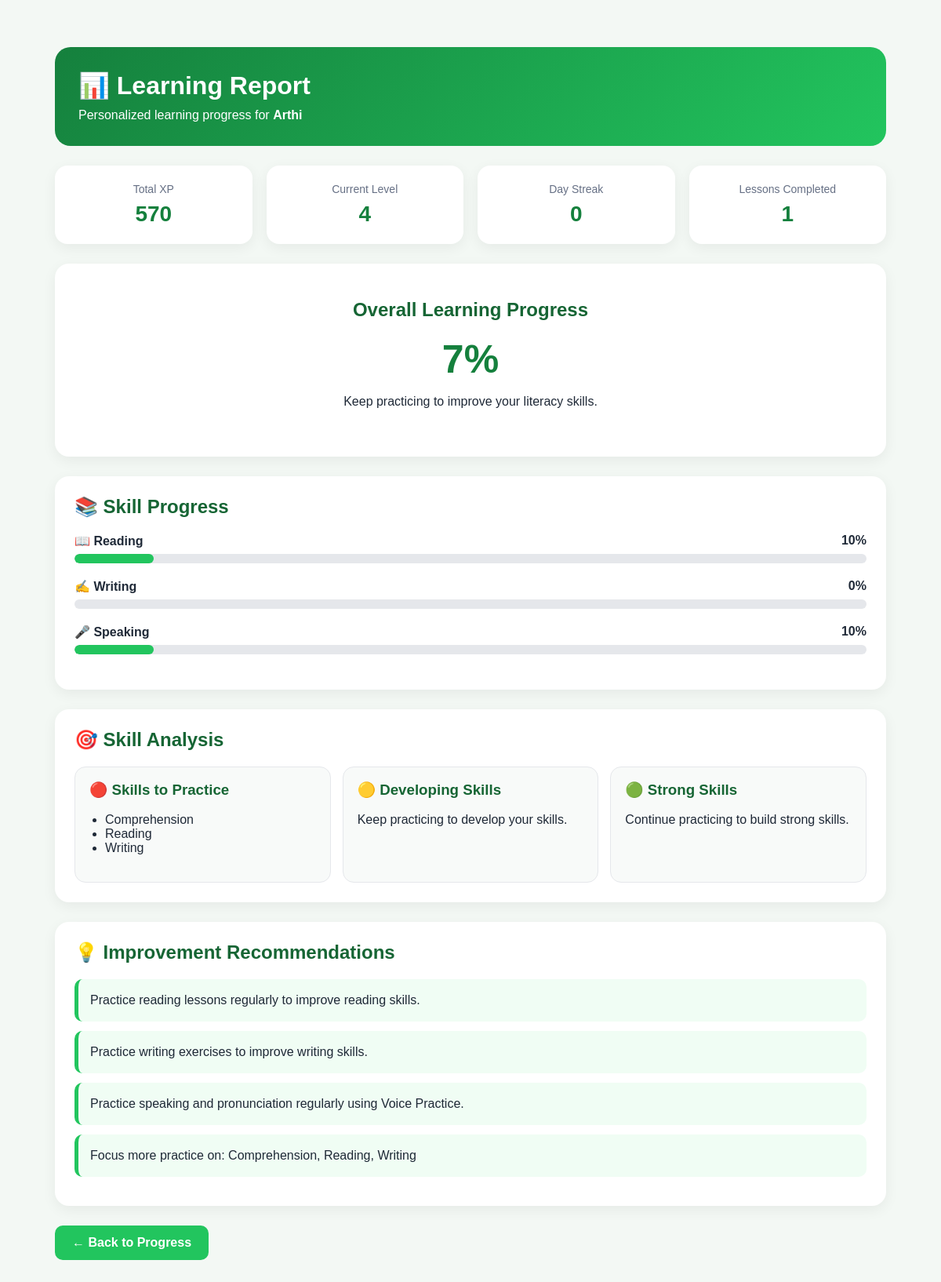
The page /learning-report (signed in) on the database its author committed.
### tables this page shows
CREATE TABLE users (

            id INTEGER PRIMARY KEY AUTOINCREMENT,

            name TEXT NOT NULL,

            email TEXT UNIQUE NOT NULL,

            password TEXT NOT NULL,

            preferred_language TEXT NOT NULL,

            learning_language TEXT NOT NULL,

            xp INTEGER DEFAULT 0,

            streak INTEGER DEFAULT 0,

            level INTEGER DEFAULT 1

        );

### app.py (the view)
@app.route("/learning-report")
def learning_report():
    if "user_id" not in session:
        return redirect("/login")
    report = generate_learning_report(
        session["user_id"]
    )
    return render_template(
        "learning_report.html",
        report=report
    )

### app.py (called while the page is built, shortened)
def get_current_language():
    if "user_id" not in session:
        return "English"
    if "preferred_language" in session:
        language = session["preferred_language"]
        if language in TRANSLATIONS:
            return language

def get_learning_language():
    if "user_id" not in session:
        return "English"
    try:
        connection = get_db_connection()
        user = connection.execute(
            """
            SELECT learning_language
            FROM users
            WHERE id = ?
            """,
            (session["user_id"],)
        ).fetchone()
        connection.close()
        if user and user["learning_language"]:
            language = user["learning_language"].strip()
            return language
    except Exception as e:
        print("Learning language error:", e)
    return "English"

def get_db_connection():
    connection = sqlite3.connect(DATABASE)
    connection.row_factory = sqlite3.Row
    return connection

@app.context_processor
def inject_language():
    preferred_language = get_current_language()
    learning_language = get_learning_language()
    return {
        "t": translate,
        "current_language": preferred_language,
        "preferred_language": preferred_language,
        "learning_language": learning_language
    }

### templates/learning_report.html (shortened to what this page needs)
<!DOCTYPE html>
<html lang="en">
<head>
</head>
<body>
<div class="container">
    <div class="header">
        <h1>
            📊 Learning Report
        </h1>
        <p>
            Personalized learning progress for
            <strong>
                {{ report.learner_name }}
            </strong>
        </p>
    </div>
    <div class="stats">
        <div class="stat-card">
            <span>Total XP</span>
            <strong>
                {{ report.xp }}
            </strong>
        </div>
        <div class="stat-card">
            <span>Current Level</span>
            <strong>
                {{ report.level }}
            </strong>
        </div>
        <div class="stat-card">
            <span>Day Streak</span>
            <strong>
                {{ report.streak }}
            </strong>
        </div>
        <div class="stat-card">
            <span>Lessons Completed</span>
            <strong>
                {{ report.completed_lessons }}
            </strong>
        </div>
    </div>
    <div class="card">
        <div class="overall">
            <h2>
                Overall Learning Progress
            </h2>
            <div class="overall-number">
                {{ report.overall }}%
            </div>
            <p>
                Keep practicing to improve your literacy skills.
            </p>
        </div>
    </div>
    <div class="card">
        <h2>
            📚 Skill Progress
        </h2>
        <div class="progress-row">
            <div class="progress-header">
                <span>📖 Reading</span>
                <span>
                    {{ report.reading }}%
                </span>
            </div>
            <div class="progress-bar">
                <div class="progress-fill"
                     style="width: {{ report.reading }}%;">
                </div>
            </div>
        </div>
        <div class="progress-row">
            <div class="progress-header">
                <span>✍️ Writing</span>
                <span>
                    {{ report.writing }}%
                </span>
            </div>
            <div class="progress-bar">
            </div>
        </div>
        <div class="progress-row">
            <div class="progress-header">
                <span>🎤 Speaking</span>
                <span>
                    {{ report.speaking }}%
                </span>
            </div>
            <div class="progress-bar">
                <div class="progress-fill"
                     style="width: {{ report.speaking }}%;">
                </div>
            </div>
        </div>
    </div>
    <div class="card">
        <h2>
            🎯 Skill Analysis
        </h2>
        <div class="skill-grid">
            <div class="skill-box">
                <h3>
                    🔴 Skills to Practice
                </h3>
                {% if report.weak_skills %}
                    <ul>
                        {% for skill in report.weak_skills %}
                            <li>
                                {{ skill }}
                            </li>
                        {% endfor %}
                    </ul>
                {% else %}
                    <p>
                        No weak skills identified yet.
                    </p>
                {% endif %}
            </div>
            <div class="skill-box">
                <h3>
                    🟡 Developing Skills
                </h3>
                {% if report.developing_skills %}
                    <ul>
                        {% for skill in report.developing_skills %}
                            <li>
                                {{ skill }}
                            </li>
                        {% endfor %}
                    </ul>
                {% else %}
                    <p>
                        Keep practicing to develop your skills.
                    </p>
                {% endif %}
            </div>
            <div class="skill-box">
                <h3>
                    🟢 Strong Skills
                </h3>
                {% if report.strong_skills %}
                    <ul>
                        {% for skill in report.strong_skills %}
                            <li>
                                {{ skill }}
                            </li>
                        {% endfor %}
                    </ul>
                {% else %}
                    <p>
                        Continue practicing to build strong skills.
                    </p>
                {% endif %}
            </div>
        </div>
    </div>
    <div class="card">
        <h2>
            💡 Improvement Recommendations
        </h2>
        {% if report.recommendations %}
            {% for recommendation in report.recommendations %}
                <div class="recommendation">
                    {{ recommendation }}
                </div>
            {% endfor %}
        {% else %}
            <div class="recommendation">
                Continue practicing reading, writing and speaking
                regularly.
            </div>
        {% endif %}
    </div>
    <a href="{{ url_for('progress') }}"
       class="back-button">
        ← Back to Progress
    </a>
</div>
</body>
</html>

### templates/learning_report.html (style rules this page uses)
* { box-sizing: border-box; }
body { margin: 0; font-family: Arial, Helvetica, sans-serif; background: #f3f8f4; color: #1f2937; }
.container { max-width: 1100px; margin: 40px auto; padding: 20px; }
.header { background: linear-gradient( 135deg, #15803d, #22c55e ); color: white; padding: 30px; border-radius: 20px; margin-bottom: 25px; }
.header h1 { margin: 0 0 10px; font-size: 32px; }
.header p { margin: 0; font-size: 16px; }
.stats { display: grid; grid-template-columns: repeat(4, 1fr); gap: 18px; margin-bottom: 25px; }
.stat-card { background: white; padding: 22px; border-radius: 16px; text-align: center; box-shadow: 0 5px 18px rgba(0, 0, 0, 0.06); }
.stat-card span { display: block; color: #667085; font-size: 14px; margin-bottom: 8px; }
.stat-card strong { font-size: 28px; color: #15803d; }
.card { background: white; padding: 25px; border-radius: 18px; margin-bottom: 25px; box-shadow: 0 5px 18px rgba(0, 0, 0, 0.06); }
.card h2 { margin-top: 0; color: #166534; }
.progress-row { margin-bottom: 20px; }
.progress-header { display: flex; justify-content: space-between; margin-bottom: 7px; font-weight: 600; }
.progress-bar { height: 12px; background: #e5e7eb; border-radius: 20px; overflow: hidden; }
.progress-fill { height: 100%; background: #22c55e; border-radius: 20px; }
.overall { text-align: center; padding: 20px; }
.overall-number { font-size: 50px; font-weight: 800; color: #15803d; }
.skill-grid { display: grid; grid-template-columns: repeat(3, 1fr); gap: 15px; }
.skill-box { padding: 18px; border-radius: 14px; background: #f8faf9; border: 1px solid #e5e7eb; }
.skill-box h3 { margin-top: 0; color: #166534; }
.skill-box ul { padding-left: 20px; }
.recommendation { background: #f0fdf4; border-left: 5px solid #22c55e; padding: 15px; border-radius: 10px; margin-bottom: 12px; line-height: 1.5; }
.back-button { display: inline-block; padding: 13px 22px; background: #22c55e; color: white; text-decoration: none; border-radius: 10px; font-weight: 700; }

### rows shown on the page
users: learner_name "Arthi", xp "570", level "4", streak "0"

### other values the page prints
{{ report.completed_lessons }} "1"
{{ report.overall }} "7"
{{ report.reading }} "10"
{{ report.writing }} "0"
{{ report.speaking }} "10"
{{ skill }} "Comprehension" "Reading" "Writing"
{{ recommendation }} "Practice reading lessons regularly to improve reading skills." "Practice writing exercises to improve writing skills." "Practice speaking and pronunciation regularly using Voice Practice." "Focus more practice on: Comprehension, Reading, Writing"
